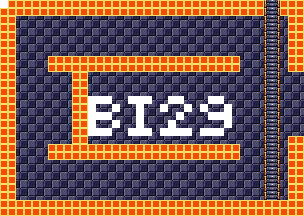

Below is a game level as drawn by its tile map, then a one-line description and the .tmx that defines it (tile-layer data replaced by summaries):
An orthogonal 38x27 tile map with 8x8 px tiles, 4 tile layers (background, foreground, room numbers, Objects), 15 tilesets.

<map version="1.5" tiledversion="1.7.1" orientation="orthogonal" renderorder="right-down" width="38" height="27" tilewidth="8" tileheight="8" infinite="0" nextlayerid="11" nextobjectid="1">
 <tileset firstgid="1" source="tilesheets/tsKarniMata.tsx" />
 <tileset firstgid="1025" source="tilesheets/tsVoodooWasp.tsx" />
 <tileset firstgid="2049" source="tilesheets/tsBurial.tsx" />
 <tileset firstgid="3073" source="tilesheets/tsBlueTemple.tsx" />
 <tileset firstgid="4097" source="tilesheets/tsGoddess.tsx" />
 <tileset firstgid="5121" source="tilesheets/tsKonark.tsx" />
 <tileset firstgid="6145" name="sEnemies" tilewidth="8" tileheight="8" tilecount="1024" columns="32">
  <image source="../grapx/tilesheets/sObjects.bmp" trans="ff94ff" width="256" height="256" />
 </tileset>
 <tileset firstgid="7169" source="tilesheets/tsIceTemple.tsx" />
 <tileset firstgid="8193" source="tilesheets/tsLavaArea.tsx" />
 <tileset firstgid="9217" source="tilesheets/tsBossArea.tsx" />
 <tileset firstgid="10241" source="tilesheets/tsPegu.tsx" />
 <tileset firstgid="11265" source="tilesheets/sTiwanakuTemple.tsx" />
 <tileset firstgid="12289" source="tilesheets/sIndraTemple.tsx" />
 <tileset firstgid="13313" source="tilesheets/sTeleport.tsx" />
 <tileset firstgid="14337" source="tilesheets/sObjects.tsx" />
 <layer id="2" name="background" width="38" height="27">
  <data>[1026 cells, 1026 non-empty, 2 distinct tile ids]</data>
 </layer>
 <layer id="1" name="foreground" width="38" height="27">
  <data>[1026 cells, 388 non-empty, 3 distinct tile ids]</data>
 </layer>
 <layer id="7" name="room numbers" width="38" height="27">
  <data>[1026 cells, 44 non-empty, 1 distinct tile ids]</data>
 </layer>
 <layer id="10" name="Objects" width="38" height="27">
  <data>[1026 cells, 0 non-empty, 0 distinct tile ids]</data>
 </layer>
</map>
